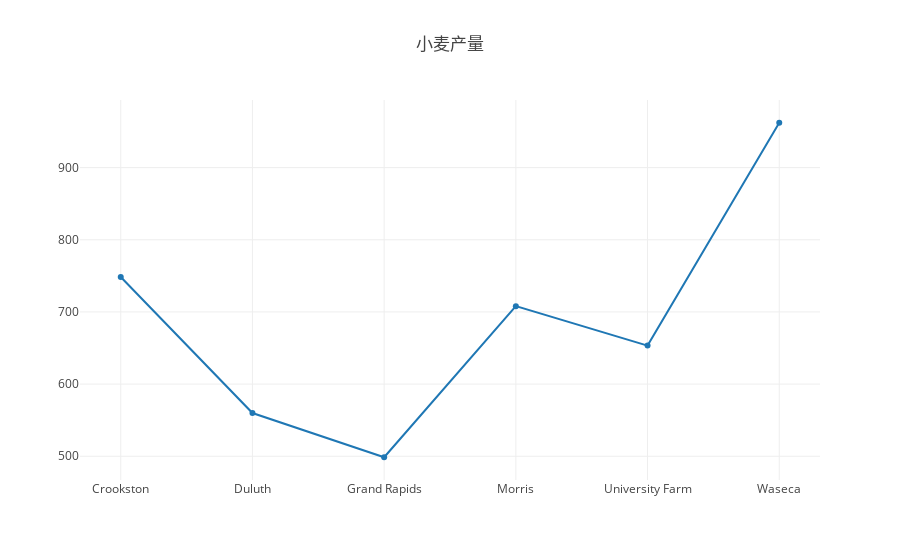

Write notebook code for a chart like this one.
### Code cell
import plotly
import plotly.graph_objs as go

plotly.offline.init_notebook_mode(connected=True)

plotly.offline.iplot({
    "data": [go.Scatter(x=list(sites), y=[sum(i) for i in zip(sum_1931, sum_1932)])],
    "layout": go.Layout(title="小麦产量")
})

### Figure 1 — Plotly figure (JSON) as saved in the notebook; plotly's stock layout.template omitted (floating-point values rounded to 4 significant figures)
{"data": [{"type": "scatter", "uid": "596a5fea-601e-441e-9064-879f5c59536e", "x": ["Crookston", "Duluth", "Grand Rapids", "Morris", "University Farm", "Waseca"], "y": [748.4, 559.9, 498.6, 708.0, 653.3, 962.2]}], "layout": {"title": {"text": "小麦产量"}}}
